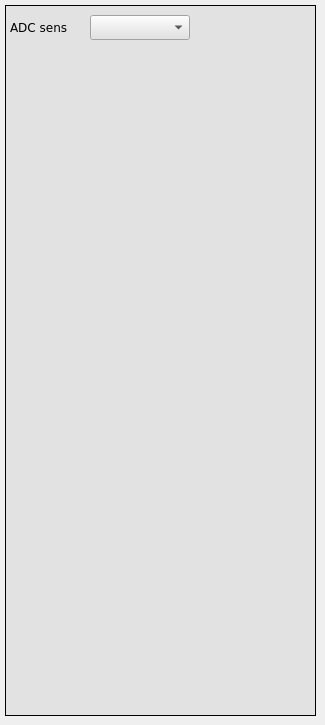
      <widget class="QWidget" name="tab_5">
       <attribute name="title">
        <string>ADC sens</string>
       </attribute>
       <widget class="caFrame" name="caframe_12">
        <property name="geometry">
         <rect>
          <x>5</x>
          <y>5</y>
          <width>311</width>
          <height>711</height>
         </rect>
        </property>
        <property name="styleSheet">
         <string notr="true">background-color: rgb(226, 226, 226);</string>
        </property>
        <property name="frameShape">
         <enum>QFrame::Box</enum>
        </property>
        <widget class="QLabel" name="label_21">
         <property name="geometry">
          <rect>
           <x>5</x>
           <y>10</y>
           <width>71</width>
           <height>25</height>
          </rect>
         </property>
         <property name="font">
          <font>
           <family>DejaVu Sans</family>
           <weight>50</weight>
           <bold>false</bold>
          </font>
         </property>
         <property name="text">
          <string>ADC sens</string>
         </property>
        </widget>
        <widget class="caMenu" name="camenu_4">
         <property name="geometry">
          <rect>
           <x>85</x>
           <y>10</y>
           <width>100</width>
           <height>25</height>
          </rect>
         </property>
         <property name="font">
          <font>
           <family>DejaVu Sans</family>
           <pointsize>9</pointsize>
          </font>
         </property>
         <property name="styleSheet">
          <string notr="true">selection-color: rgb(0, 0, 0);
color: rgb(0, 0, 0);</string>
         </property>
         <property name="frame">
          <bool>true</bool>
         </property>
         <property name="channel" stdset="0">
          <string notr="true">$(DEVICE):hk:adc_sensitivity</string>
         </property>
         <property name="labelDisplay">
          <bool>false</bool>
         </property>
        </widget>
       </widget>
      </widget>
